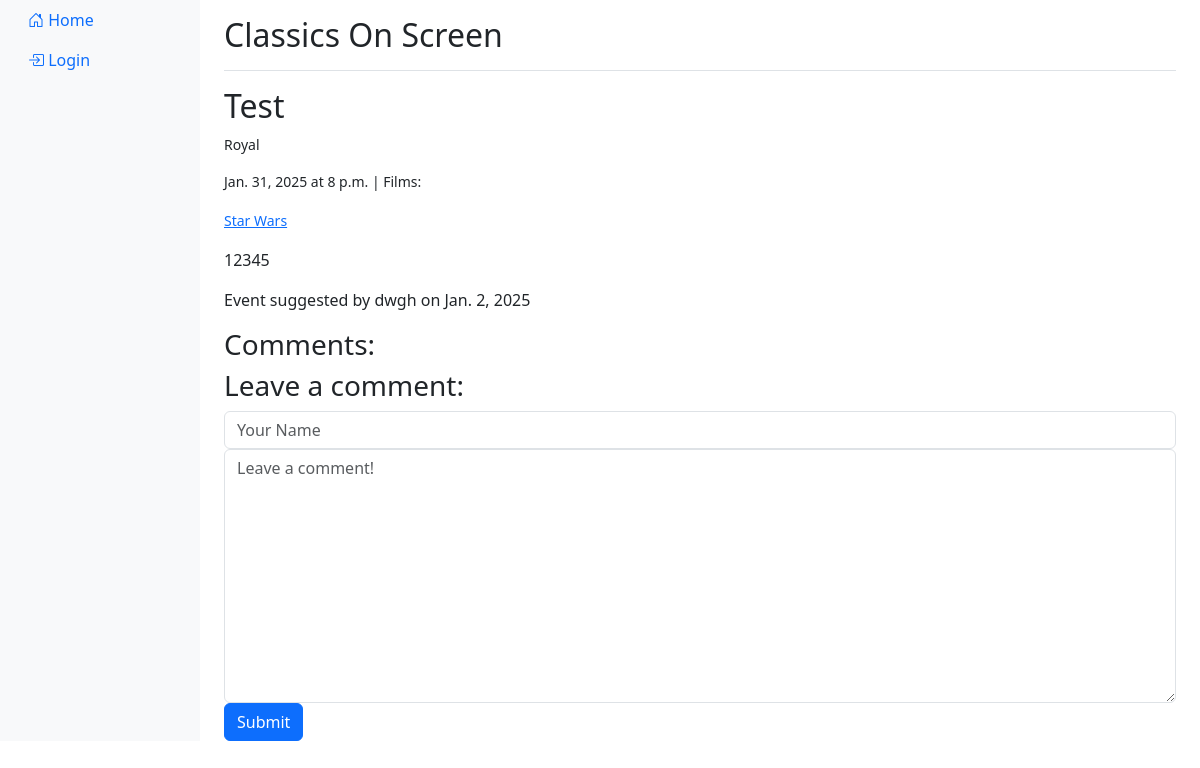
Screenshot of /show/5/ with the database file from the repository.
### blog/models.py (models this page shows, shortened)
class Show(models.Model):
    title = models.CharField(max_length=255, blank=False, unique=True)
    body = models.TextField(blank=False)
    created_by = models.ForeignKey("SiteUser", on_delete=models.CASCADE)
    created_on = models.DateTimeField(auto_now_add=True)
    last_modified = models.DateTimeField(auto_now=True)
    film = models.ForeignKey("Film", on_delete=models.CASCADE, related_name="shows", blank=False)
    location = models.ForeignKey("Location", on_delete=models.CASCADE, related_name="shows", blank=False)
    eventtime = models.DateTimeField(blank=False)
    class Meta:
        ordering = ['-created_on']

class Location(models.Model):
    name = models.CharField(max_length=60, unique=True)
    def __str__(self):
        return self.name

class Film(models.Model):
    name = models.CharField(max_length=60, unique=True)

class SiteUser(AbstractUser):
    credits = models.IntegerField(blank=True, null=True, default=0)

### blog/views.py (the view, shortened to what this page needs)
# urls.py: path("show/<int:pk>/", views.blog_detail, name="blog_detail"),
def blog_detail(request, pk):
    show = Show.objects.get(pk=pk)
    form = CommentForm()
    comments = Comment.objects.filter(show=show)
    context = {"show": show, "comments": comments, "form": form}
    return render(request, "blog/detail.html", context)

### blog/forms.py
class CommentForm(forms.Form):
    author = forms.CharField(
        max_length=60,
        widget=forms.TextInput(
            attrs={"class": "form-control", "placeholder": "Your Name"}
        ),
    )
    body = forms.CharField(
        widget=forms.Textarea(
            attrs={"class": "form-control", "placeholder": "Leave a comment!"}
        )
    )

### blog/templates/blog/detail.html (shortened to what this page needs)
{% extends "base.html" %}
{% block page_title %}
    <h2>{{ show.title }}</h2>
{% endblock page_title %}
{% block page_content %}
    <small>
        <p>{{show.location}}</p>
        <p> {{ show.eventtime.date}} at {{show.eventtime.time}} | Films:</p>
        {% if show.film %}
            <a href="{% url 'blog_film' show.film.name %}">
                {{ show.film.name }}
            </a>
        {% else %}
            No Films
        {% endif %}
    </small>
    <p>{{ show.body | linebreaks }}</p>
    <p>Event suggested by {{ show.created_by }} on {{ show.created_on.date }}</p>
    <h3>Comments:</h3>
    <h3>Leave a comment:</h3>
    <form method="post">
        <div class="form-group">
            {{ form.author }}
        </div>
        <div class="form-group">
            {{ form.body }}
        </div>
        <button type="submit" class="btn btn-primary">Submit</button>
    </form>
{% endblock page_content %}

### rows the page displays
Show: title "Test", location "Royal", eventtime "Jan. 31, 2025", eventtime.time "8 p.m.", film.name "Star Wars", body "12345", created_by "dwgh", created_on "Jan. 2, 2025"
